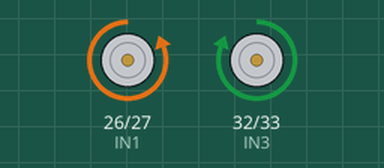
This sketch was run on a simulated ESP32. Shown: motor-driver pin pairs drawn as motors (green arrow = first pin HIGH = forward, orange = second pin HIGH = backward, longer = more drive). What the sketch prints to the serial monitor is not drawn.

Above: at 0.1 s.
Timing chart, 0 to 1.6 s (numbered marks = the images above):
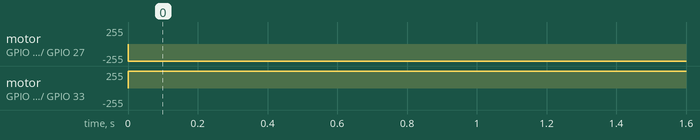

The sketch:

motor_test.ino
```cpp
#define IN1 26
#define IN2 27


#define IN3 32
#define IN4 33   // Changed from 4 to avoid pin conflict

void setup() {
  Serial.begin(9600);
  Serial.println("Maze Solver Robot Starting...");


  // Motor driver outputs
  pinMode(IN1, OUTPUT);
  pinMode(IN2, OUTPUT);
  pinMode(IN3, OUTPUT);
  pinMode(IN4, OUTPUT);


}

void loop() {

forward();
left();
right();

  delay(100); // small delay for stable readings
}

// Movement functions
void forward() {
  Serial.println("FORWARD");
  digitalWrite(IN1, HIGH);
  digitalWrite(IN2, LOW);
  digitalWrite(IN3, HIGH);
  digitalWrite(IN4, LOW);

}

void left() {
  Serial.println("LEFT");
  digitalWrite(IN1, HIGH);
  digitalWrite(IN2, LOW);
  digitalWrite(IN3, LOW);
  digitalWrite(IN4, HIGH);

}

void right() {
  Serial.println("RIGHT");
  digitalWrite(IN1,LOW);
  digitalWrite(IN2, HIGH);
  digitalWrite(IN3, HIGH);
  digitalWrite(IN4, LOW);

}


void stopMotors() {
  Serial.println("STOP");
  digitalWrite(IN1, LOW);
  digitalWrite(IN2, LOW);
  digitalWrite(IN3, LOW);
  digitalWrite(IN4, LOW);

}
```

Measured:
- by itself, motor on GPIO 26 (IN1) / GPIO 27 (IN2): stopped → backward 255/255 at 0.00 s
- by itself, motor on GPIO 32 (IN3) / GPIO 33 (IN4): stopped → forward 255/255 at 0.00 s
